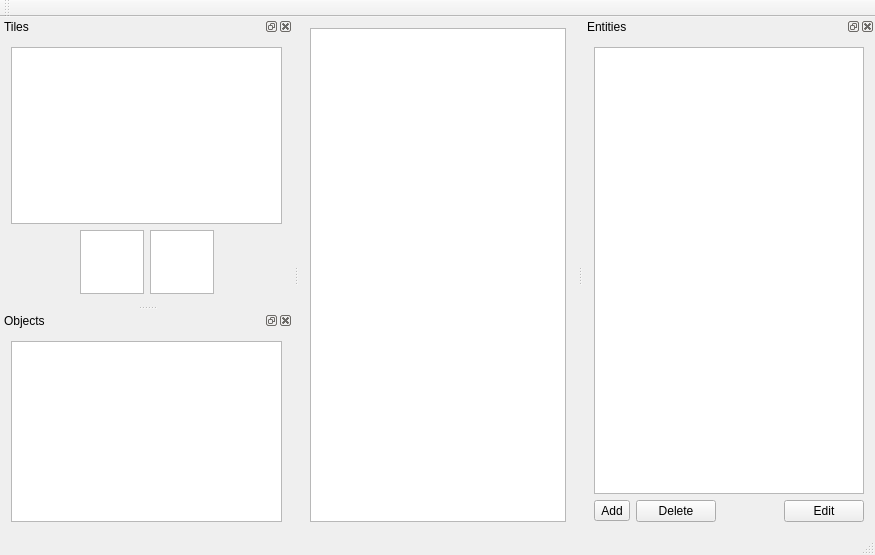
<?xml version="1.0" encoding="UTF-8"?>
<ui version="4.0">
 <class>MainWindow</class>
 <widget class="QMainWindow" name="MainWindow">
  <property name="geometry">
   <rect>
    <x>0</x>
    <y>0</y>
    <width>875</width>
    <height>555</height>
   </rect>
  </property>
  <property name="windowTitle">
   <string>MainWindow</string>
  </property>
  <widget class="QWidget" name="centralWidget">
   <property name="sizePolicy">
    <sizepolicy hsizetype="Maximum" vsizetype="Maximum">
     <horstretch>0</horstretch>
     <verstretch>0</verstretch>
    </sizepolicy>
   </property>
   <layout class="QGridLayout" name="gridLayout">
    <item row="0" column="0">
     <widget class="MapArea" name="mapView">
      <property name="alignment">
       <set>Qt::AlignLeading|Qt::AlignLeft|Qt::AlignTop</set>
      </property>
     </widget>
    </item>
   </layout>
  </widget>
  <widget class="QMenuBar" name="menuBar">
   <property name="geometry">
    <rect>
     <x>0</x>
     <y>0</y>
     <width>875</width>
     <height>25</height>
    </rect>
   </property>
  </widget>
  <widget class="QToolBar" name="mainToolBar">
   <attribute name="toolBarArea">
    <enum>TopToolBarArea</enum>
   </attribute>
   <attribute name="toolBarBreak">
    <bool>false</bool>
   </attribute>
  </widget>
  <widget class="QStatusBar" name="statusBar"/>
  <widget class="QDockWidget" name="entitiesDockWidget">
   <property name="windowTitle">
    <string>Entities</string>
   </property>
   <attribute name="dockWidgetArea">
    <number>2</number>
   </attribute>
   <widget class="QWidget" name="entitiesDockWidgetLayout">
    <layout class="QVBoxLayout" name="verticalLayout">
     <item>
      <widget class="EntitiesListWidget" name="entitiesListWidget"/>
     </item>
     <item>
      <layout class="QHBoxLayout" name="entitiesToolButtonsLayout">
       <item>
        <widget class="QToolButton" name="toolButton">
         <property name="text">
          <string>Add</string>
         </property>
         <property name="popupMode">
          <enum>QToolButton::DelayedPopup</enum>
         </property>
        </widget>
       </item>
       <item>
        <widget class="QPushButton" name="entitiesDeleteButton">
         <property name="text">
          <string>Delete</string>
         </property>
        </widget>
       </item>
       <item>
        <spacer name="horizontalSpacer_3">
         <property name="orientation">
          <enum>Qt::Horizontal</enum>
         </property>
         <property name="sizeHint" stdset="0">
          <size>
           <width>40</width>
           <height>20</height>
          </size>
         </property>
        </spacer>
       </item>
       <item>
        <widget class="QPushButton" name="entitiesEditButton">
         <property name="text">
          <string>Edit</string>
         </property>
        </widget>
       </item>
      </layout>
     </item>
    </layout>
   </widget>
  </widget>
  <widget class="QDockWidget" name="tilesDockWidget">
   <property name="windowTitle">
    <string>Tiles</string>
   </property>
   <attribute name="dockWidgetArea">
    <number>1</number>
   </attribute>
   <widget class="QWidget" name="tilesDockWidgetLayout">
    <layout class="QVBoxLayout" name="verticalLayout_2">
     <item>
      <widget class="TilesGraphicsView" name="tilesGraphicsView"/>
     </item>
     <item>
      <layout class="QHBoxLayout" name="tilesSelectedLayout">
       <property name="sizeConstraint">
        <enum>QLayout::SetMinimumSize</enum>
       </property>
       <item>
        <spacer name="horizontalSpacer">
         <property name="orientation">
          <enum>Qt::Horizontal</enum>
         </property>
         <property name="sizeHint" stdset="0">
          <size>
           <width>40</width>
           <height>20</height>
          </size>
         </property>
        </spacer>
       </item>
       <item>
        <widget class="TilePreviewGraphicsView" name="tilesLeftSelected">
         <property name="maximumSize">
          <size>
           <width>64</width>
           <height>64</height>
          </size>
         </property>
         <property name="verticalScrollBarPolicy">
          <enum>Qt::ScrollBarAlwaysOff</enum>
         </property>
         <property name="horizontalScrollBarPolicy">
          <enum>Qt::ScrollBarAlwaysOff</enum>
         </property>
        </widget>
       </item>
       <item>
        <widget class="TilePreviewGraphicsView" name="tilesRightSelected">
         <property name="maximumSize">
          <size>
           <width>64</width>
           <height>64</height>
          </size>
         </property>
         <property name="verticalScrollBarPolicy">
          <enum>Qt::ScrollBarAlwaysOff</enum>
         </property>
         <property name="horizontalScrollBarPolicy">
          <enum>Qt::ScrollBarAlwaysOff</enum>
         </property>
        </widget>
       </item>
       <item>
        <spacer name="horizontalSpacer_2">
         <property name="orientation">
          <enum>Qt::Horizontal</enum>
         </property>
         <property name="sizeHint" stdset="0">
          <size>
           <width>40</width>
           <height>20</height>
          </size>
         </property>
        </spacer>
       </item>
      </layout>
     </item>
    </layout>
   </widget>
  </widget>
  <widget class="QDockWidget" name="objectsDockWidget">
   <property name="windowTitle">
    <string>Objects</string>
   </property>
   <attribute name="dockWidgetArea">
    <number>1</number>
   </attribute>
   <widget class="QWidget" name="objectDockWidgetLayout">
    <layout class="QVBoxLayout" name="verticalLayout_3">
     <item>
      <widget class="ObjectsGraphicsView" name="objectsGraphicsView">
       <property name="alignment">
        <set>Qt::AlignLeading|Qt::AlignLeft|Qt::AlignTop</set>
       </property>
      </widget>
     </item>
    </layout>
   </widget>
  </widget>
 </widget>
 <layoutdefault spacing="6" margin="11"/>
 <customwidgets>
  <customwidget>
   <class>MapArea</class>
   <extends>QGraphicsView</extends>
   <header location="global">maparea.h</header>
   <slots>
    <signal>sigObjectAdded(Entity*)</signal>
    <slot>onUpdate(MapPtr)</slot>
    <slot>onChangeLeftTile(int)</slot>
    <slot>onChangeRightTile(int)</slot>
    <slot>onObjectAdded(Entity*)</slot>
    <slot>onEntityDeleted(Entity*)</slot>
   </slots>
  </customwidget>
  <customwidget>
   <class>TilesGraphicsView</class>
   <extends>QGraphicsView</extends>
   <header>tilesgraphicsview.h</header>
   <slots>
    <signal>sigChangeLeftTile(int)</signal>
    <signal>sigChangeRightTile(int)</signal>
   </slots>
  </customwidget>
  <customwidget>
   <class>TilePreviewGraphicsView</class>
   <extends>QGraphicsView</extends>
   <header>tilepreviewgraphicsview.h</header>
   <slots>
    <slot>onChangeTile(int)</slot>
   </slots>
  </customwidget>
  <customwidget>
   <class>EntitiesListWidget</class>
   <extends>QListWidget</extends>
   <header>entitieslistwidget.h</header>
   <slots>
    <signal>sigEntityDeleted(Entity*)</signal>
    <slot>onUpdate(MapPtr)</slot>
    <slot>onItemChanged(QListWidgetItem*)</slot>
    <slot>onEditSelectedItem()</slot>
    <slot>onObjectAdded(Entity*)</slot>
    <slot>onDeleteSelection()</slot>
    <slot>onEntityDeleted(Entity*)</slot>
   </slots>
  </customwidget>
  <customwidget>
   <class>ObjectsGraphicsView</class>
   <extends>QGraphicsView</extends>
   <header>objectsgraphicsview.h</header>
  </customwidget>
 </customwidgets>
 <resources/>
 <connections>
  <connection>
   <sender>MainWindow</sender>
   <signal>sigUpdateMap(MapPtr)</signal>
   <receiver>mapView</receiver>
   <slot>onUpdate(MapPtr)</slot>
   <hints>
    <hint type="sourcelabel">
     <x>388</x>
     <y>238</y>
    </hint>
    <hint type="destinationlabel">
     <x>525</x>
     <y>246</y>
    </hint>
   </hints>
  </connection>
  <connection>
   <sender>tilesGraphicsView</sender>
   <signal>sigChangeLeftTile(int)</signal>
   <receiver>tilesLeftSelected</receiver>
   <slot>onChangeTile(int)</slot>
   <hints>
    <hint type="sourcelabel">
     <x>136</x>
     <y>327</y>
    </hint>
    <hint type="destinationlabel">
     <x>101</x>
     <y>412</y>
    </hint>
   </hints>
  </connection>
  <connection>
   <sender>tilesGraphicsView</sender>
   <signal>sigChangeRightTile(int)</signal>
   <receiver>tilesRightSelected</receiver>
   <slot>onChangeTile(int)</slot>
   <hints>
    <hint type="sourcelabel">
     <x>136</x>
     <y>327</y>
    </hint>
    <hint type="destinationlabel">
     <x>171</x>
     <y>412</y>
    </hint>
   </hints>
  </connection>
  <connection>
   <sender>tilesGraphicsView</sender>
   <signal>sigChangeLeftTile(int)</signal>
   <receiver>mapView</receiver>
   <slot>onChangeLeftTile(int)</slot>
   <hints>
    <hint type="sourcelabel">
     <x>136</x>
     <y>327</y>
    </hint>
    <hint type="destinationlabel">
     <x>525</x>
     <y>246</y>
    </hint>
   </hints>
  </connection>
  <connection>
   <sender>tilesGraphicsView</sender>
   <signal>sigChangeRightTile(int)</signal>
   <receiver>mapView</receiver>
   <slot>onChangeRightTile(int)</slot>
   <hints>
    <hint type="sourcelabel">
     <x>136</x>
     <y>327</y>
    </hint>
    <hint type="destinationlabel">
     <x>525</x>
     <y>246</y>
    </hint>
   </hints>
  </connection>
  <connection>
   <sender>MainWindow</sender>
   <signal>sigUpdateMap(MapPtr)</signal>
   <receiver>entitiesListWidget</receiver>
   <slot>onUpdate(MapPtr)</slot>
   <hints>
    <hint type="sourcelabel">
     <x>437</x>
     <y>277</y>
    </hint>
    <hint type="destinationlabel">
     <x>155</x>
     <y>168</y>
    </hint>
   </hints>
  </connection>
  <connection>
   <sender>entitiesListWidget</sender>
   <signal>itemChanged(QListWidgetItem*)</signal>
   <receiver>entitiesListWidget</receiver>
   <slot>onItemChanged(QListWidgetItem*)</slot>
   <hints>
    <hint type="sourcelabel">
     <x>155</x>
     <y>168</y>
    </hint>
    <hint type="destinationlabel">
     <x>155</x>
     <y>168</y>
    </hint>
   </hints>
  </connection>
  <connection>
   <sender>entitiesEditButton</sender>
   <signal>clicked()</signal>
   <receiver>entitiesListWidget</receiver>
   <slot>onEditSelectedItem()</slot>
   <hints>
    <hint type="sourcelabel">
     <x>259</x>
     <y>285</y>
    </hint>
    <hint type="destinationlabel">
     <x>155</x>
     <y>168</y>
    </hint>
   </hints>
  </connection>
  <connection>
   <sender>mapView</sender>
   <signal>sigObjectAdded(Entity*)</signal>
   <receiver>mapView</receiver>
   <slot>onObjectAdded(Entity*)</slot>
   <hints>
    <hint type="sourcelabel">
     <x>469</x>
     <y>285</y>
    </hint>
    <hint type="destinationlabel">
     <x>469</x>
     <y>285</y>
    </hint>
   </hints>
  </connection>
  <connection>
   <sender>mapView</sender>
   <signal>sigObjectAdded(Entity*)</signal>
   <receiver>entitiesListWidget</receiver>
   <slot>onObjectAdded(Entity*)</slot>
   <hints>
    <hint type="sourcelabel">
     <x>469</x>
     <y>285</y>
    </hint>
    <hint type="destinationlabel">
     <x>750</x>
     <y>280</y>
    </hint>
   </hints>
  </connection>
  <connection>
   <sender>entitiesDeleteButton</sender>
   <signal>clicked()</signal>
   <receiver>entitiesListWidget</receiver>
   <slot>onDeleteSelection()</slot>
   <hints>
    <hint type="sourcelabel">
     <x>685</x>
     <y>509</y>
    </hint>
    <hint type="destinationlabel">
     <x>730</x>
     <y>280</y>
    </hint>
   </hints>
  </connection>
  <connection>
   <sender>entitiesListWidget</sender>
   <signal>sigEntityDeleted(Entity*)</signal>
   <receiver>entitiesListWidget</receiver>
   <slot>onEntityDeleted(Entity*)</slot>
   <hints>
    <hint type="sourcelabel">
     <x>730</x>
     <y>280</y>
    </hint>
    <hint type="destinationlabel">
     <x>730</x>
     <y>280</y>
    </hint>
   </hints>
  </connection>
  <connection>
   <sender>entitiesListWidget</sender>
   <signal>sigEntityDeleted(Entity*)</signal>
   <receiver>mapView</receiver>
   <slot>onEntityDeleted(Entity*)</slot>
   <hints>
    <hint type="sourcelabel">
     <x>730</x>
     <y>280</y>
    </hint>
    <hint type="destinationlabel">
     <x>430</x>
     <y>285</y>
    </hint>
   </hints>
  </connection>
 </connections>
 <slots>
  <signal>sigUpdateMap(MapPtr)</signal>
 </slots>
</ui>
